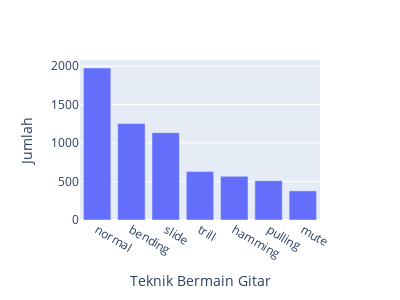

Notebook code cell kept with this figure:
### Code cell
technique = pd.value_counts(df['technique']).reset_index()
technique.columns = ['Teknik Bermain Gitar', 'Jumlah']
px.bar(technique, x='Teknik Bermain Gitar', y='Jumlah', width=400, height=300)

### Figure 1 — Plotly figure (JSON) as saved in the notebook; plotly's stock layout.template omitted (floating-point values rounded to 4 significant figures)
{"data": [{"alignmentgroup": "True", "hovertemplate": "Teknik Bermain Gitar=%{x}<br>Jumlah=%{y}<extra></extra>", "legendgroup": "", "marker": {"color": "#636efa"}, "name": "", "offsetgroup": "", "orientation": "v", "showlegend": false, "textposition": "auto", "type": "bar", "x": ["normal", "bending", "slide", "trill", "hamming", "pulling", "mute"], "xaxis": "x", "y": [1974, 1253, 1134, 630, 567, 511, 378], "yaxis": "y"}], "layout": {"barmode": "relative", "height": 300, "legend": {"tracegroupgap": 0}, "margin": {"t": 60}, "width": 400, "xaxis": {"anchor": "y", "domain": [0, 1], "title": {"text": "Teknik Bermain Gitar"}}, "yaxis": {"anchor": "x", "domain": [0, 1], "title": {"text": "Jumlah"}}}}
